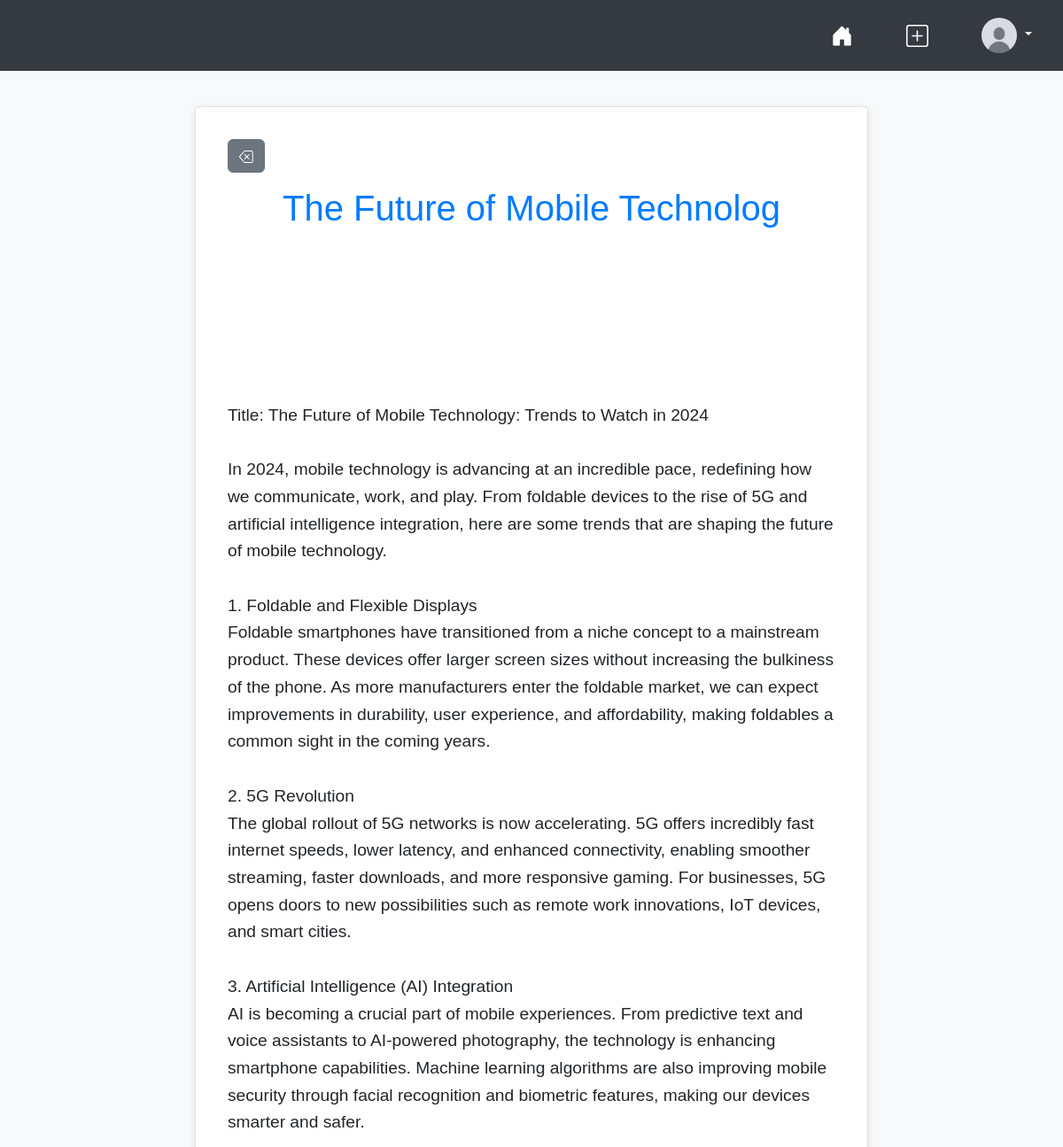
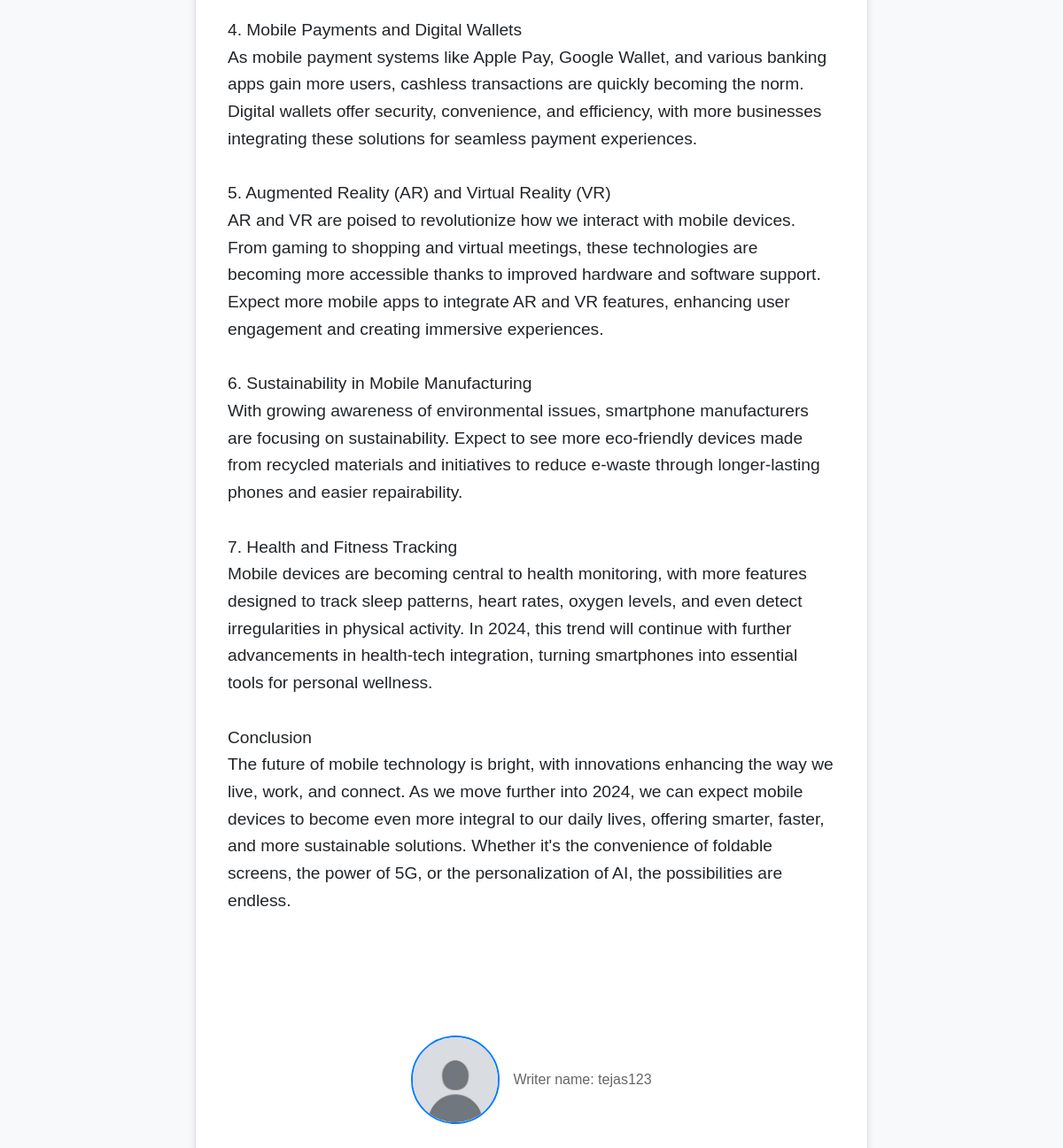
Screenshot of /blog.php?b_id=18 (signed in) with the database file from the repository (2 pictures, top to bottom).
### tables this page shows
CREATE TABLE `blog` (
  `b_id` int(11) NOT NULL,
  `name` varchar(40) NOT NULL,
  `u_image` varchar(255) NOT NULL,
  `title` varchar(30) NOT NULL,
  `image` varchar(255) NOT NULL,
  `bloge` text NOT NULL,
  `u_id` int(6) NOT NULL
);

### blog.php (the view, shortened to what this page needs)
<?PHP
require 'config.php';
$b_id = $_GET['b_id']
?>
<!DOCTYPE html>
<html lang="en">
<head>
    <link href="https://cdn.jsdelivr.net/npm/bootstrap@5.3.3/dist/css/bootstrap.min.css" rel="stylesheet" />
    <link rel="stylesheet" href="css/blog.css">
</head>
<body>
    <header>
        <nav>
            <ul class="nav">
                <li class="nav-item"><a class="nav-link" href="#"> </a>
                </li>
                <li class="nav-item"><a class="nav-link" href="add_blog.php"></a></li>
                <li class="nav-item">
                    <?php if (empty($_SESSION['uid'])) { ?>
                        <a class="nav-link" href="sign-up.php">Login</a>
                    <?php } else { ?>
                        <div class="dropdown">
                            <a class="nav-link dropdown-toggle" href="#" id="navbarDropdown" role="button" data-bs-toggle="dropdown" aria-expanded="false">
                                <img src="<?php echo htmlspecialchars($_SESSION['img']); ?>" height="40px" width="40px" class="rounded-circle" alt="User Image">
                            </a>
                        </div>
                    <?php } ?>
                </li>
            </ul>
        </nav>
    </header>
    <?PHP
    $sql = $conn->query("SELECT * FROM blog WHERE b_id = '$b_id'")->fetch_assoc();
    ?>
    <div class="conten">
        <div class="leftcolumn">
            <div class="card">
                <div class="card-body">
                    <a href="javascript:history.back()" class="btn btn-secondary mb-3"></a>
                    <center>
                        <h1><?PHP echo $sql['title'] ?></h1>
                        <br><br>
                    </center><br><br><br>
                    <h4><?PHP echo nl2br(htmlspecialchars($sql['bloge'])); ?></h4>
                    <br><br><br><br>
                    <div class="image">
                        <img src="<?PHP echo $sql['u_image']; ?>" height="100px" width="100px" alt="">
                        <p>Writer name: <?PHP echo $sql['name']; ?></p>
                    </div>
                </div>
            </div>
        </div>
    </div>
</body>
</html>

### css/blog.css (style rules this page uses)
body { font-family: Arial, sans-serif; margin: 0; padding: 0; background-color: #f8f9fa; color: #333; }
header { background-color: #343a40; padding: 10px 0; }
.nav { display: flex; justify-content: space-around; align-items: center; justify-content: end; gap: 30px; padding: 0 20px; }
.nav-item { list-style: none; }
.nav-link { color: #ffffff; text-decoration: none; font-weight: bold; padding: 10px 15px; transition: color 0.3s, background-color 0.3s; border-radius: 5px; }
.conten { display: flex; justify-content: center; padding: 20px; }
.leftcolumn { flex: 1; max-width: 800px; }
.card { background-color: #ffffff; border: 1px solid #dee2e6; border-radius: 5px; box-shadow: 0 2px 8px rgba(0, 0, 0, 0.1); padding: 20px; margin: 20px; }
h1 { color: #007bff; font-size: 2.5em; margin-bottom: 20px; }
.card img { border-radius: 5px; max-width: 100%; height: auto; }
h4 { font-size: 1.2em; line-height: 1.6; margin-bottom: 20px; }
.image { display: flex; align-items: center; justify-content: center; margin-top: 20px; }
.image img { border-radius: 50%; border: 2px solid #007bff; margin-right: 15px; width: 100px; height: 100px; }
p { margin: 0; color: #666; }

### rows the page displays
blog: title "The Future of Mobile Technolog", bloge "Title: The Future of Mobile Technology: Trends to Watch in 2024 In 2024, mobile technology is advancing at an incredible pace, redefining how we communicate, work, and play. From foldable devices to the rise of 5G and artificial intelligence integration, here are some trends that are shaping the future of mobile technology. 1. Foldable and Flexible Displays Foldable smartphones have transitioned from a niche concept to a mainstream product. These devices offer larger screen sizes without increasing the bulkiness of the phone. As more manufacturers enter the foldable market, we can expect improvements in durability, user experience, and affordability, making foldables a common sight in the…", u_image (placeholder picture), name "tejas123"
